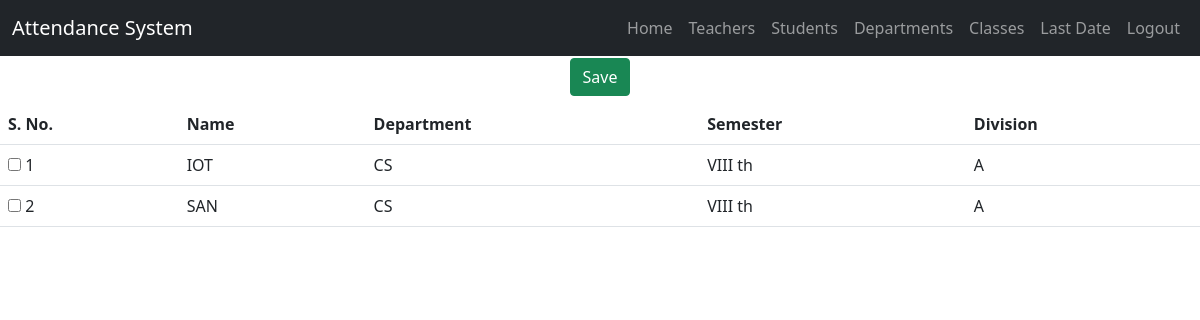
The app's page /adminteacherclasses (signed in) with its own data.
### tables this page shows
CREATE TABLE class_subjects(id INTEGER PRIMARY KEY AUTOINCREMENT, classid INTEGER FORIEGN KEY REFERENCES classes(id),name varchar(100), type char(1));

CREATE TABLE departments(id INTEGER PRIMARY KEY AUTOINCREMENT,name varchar(100),years integer);

CREATE TABLE semesters(id INTEGER PRIMARY KEY AUTOINCREMENT, departmentid INTEGER FORIEGN KEY REFERENCES departments(id),name varchar(100));

### attendance.py (the view, shortened to what this page needs)
@app.route("/adminteacherclasses",methods=["GET","POST"])
def adminteacherclasses():
    if not "adminid" in session:
        return redirect("/adminlogin")
    if request.method != "POST":
        conn = sqlite3.connect("attendancesystem.db")
        departmentids = conn.execute(f"SELECT DISTINCT(departmentid) FROM classes").fetchall()
        departmentnames = {}
        for i in departmentids:
            departmentnames[i[0]] = conn.execute(f"SELECT * FROM departments WHERE id={i[0]}").fetchone()[1]
        semesterids = conn.execute(f"SELECT DISTINCT(semesterid) FROM classes").fetchall()
        semesternames = {}
        for i in semesterids:
            semesternames[i[0]] = conn.execute(f"SELECT * FROM semesters WHERE id={i[0]}").fetchone()[2]
        divisionids = conn.execute(f"SELECT DISTINCT(divisionid) FROM classes").fetchall()
        divisionnames = {}
        for i in divisionids:
            divisionnames[i[0]] = conn.execute(f"SELECT * FROM divisions WHERE id={i[0]}").fetchone()[2]
        classes = conn.execute(f"SELECT * FROM classes").fetchall()
        result = []
        for i in classes:
            subjects = conn.execute(f"SELECT * FROM class_subjects WHERE classid={i[0]}").fetchall()
            for j in subjects:
                result.append((j[0],j[2],departmentnames[i[1]],semesternames[i[2]],divisionnames[i[3]]))
        id = request.args.get("id")
        teacherclassesresult = conn.execute(f"SELECT subjectid FROM class_subject_teacher WHERE teacherid='{id}'").fetchall()
        teacherclasses = []
        for i in teacherclassesresult:
            teacherclasses.append(i[0])
        conn.close()
        return render_template("adminteacherclasses.html",classes=result,teachersclasses=teacherclasses)

### templates/adminteacherclasses.html (shortened to what this page needs)
{% extends "admintemplate.html" %}
{% block body %}
<form method="post">
    <table class="table">
        <legend class="text-center"><input type="submit" value="Save" class="btn btn-success"></legend>
        <tr>
            <th>S. No.</th>
            <th>Name</th>
            <th>Department</th>
            <th>Semester</th>
            <th>Division</th>
        </tr>
        {% for class in classes %}
        <tr>
            <td><label><input type="checkbox" name="{{class[0]}}" {% if(class[0] in teachersclasses) %} checked {%endif%}> {{loop.index}}</label></td>
            <td>{{class[1]}}</td>
            <td>{{class[2]}}</td>
            <td>{{class[3]}}</td>
            <td>{{class[4]}}</td>
        </tr>
        {% endfor %}
    </table>
</form>
{% endblock %}

### records on screen
class_subjects: name "IOT"
departments: name "CS" "CS"
semesters: name "VIII th" "VIII th"
class_subjects: name "SAN"

### other values on screen
{{ class[4] }} "A" "A"
